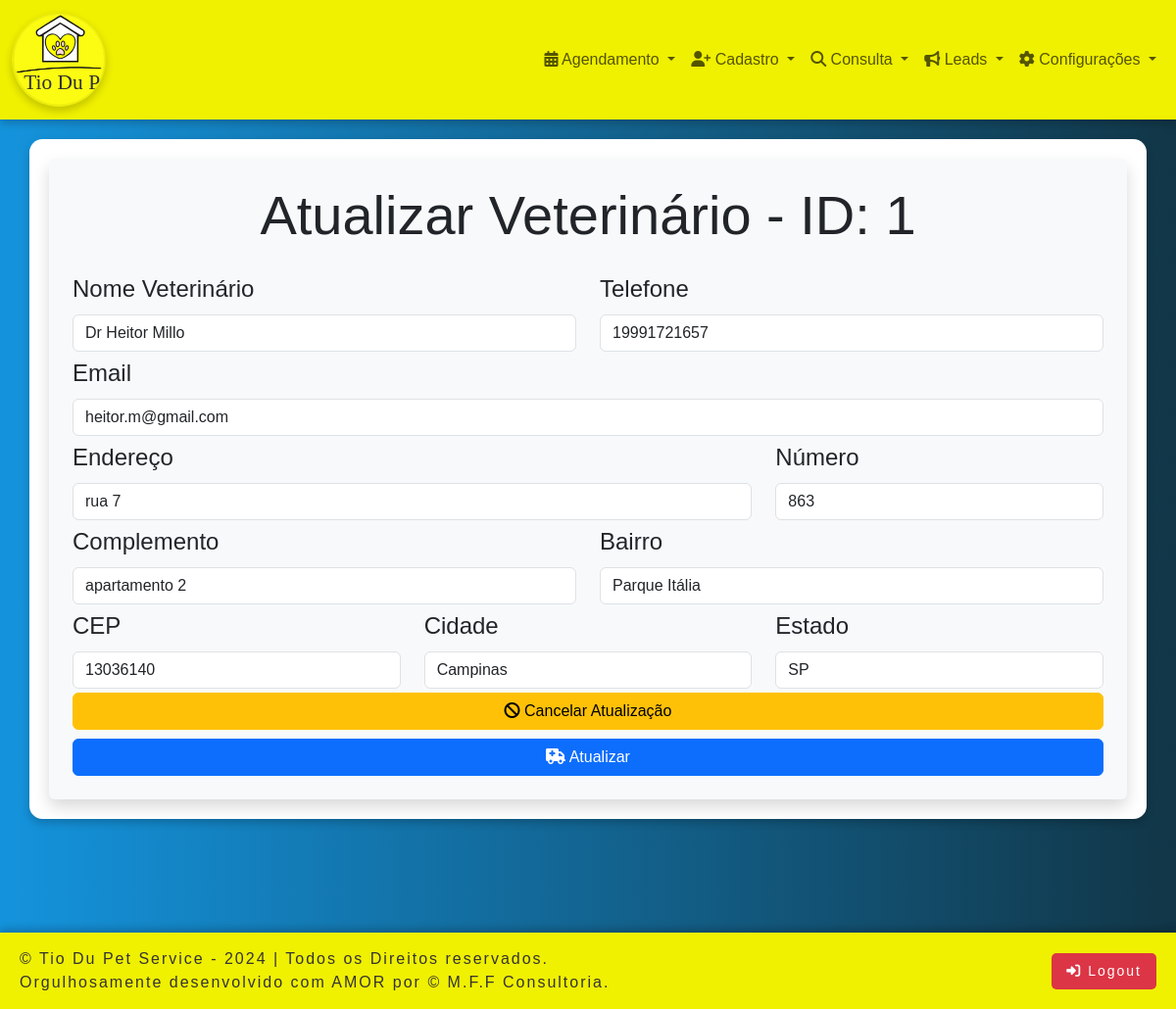
/office/veterinario_atualizar.php?id=1 (signed in), run on the app's committed database.
### tables this page shows
CREATE TABLE `veterinario` (
  `id` int(10) NOT NULL,
  `nome` varchar(100) NOT NULL,
  `telefone` varchar(13) NOT NULL,
  `email` varchar(100) NOT NULL,
  `endereco` varchar(100) DEFAULT NULL,
  `numero` varchar(10) DEFAULT NULL,
  `complemento` varchar(20) DEFAULT NULL,
  `bairro` varchar(50) NOT NULL,
  `cep` varchar(10) NOT NULL,
  `cidade` varchar(50) NOT NULL,
  `estado` varchar(2) NOT NULL
);

### office/veterinario_atualizar.php (the view, shortened to what this page needs)
<?php
include 'office_header.php';
include 'conexaoAction.php';
$veterinario_id = $_GET['id'];
$sql = "SELECT * FROM veterinario WHERE id = $veterinario_id";
$resultado = $conexao->query($sql);
if ($resultado->num_rows > 0) {
    $row = $resultado->fetch_assoc();
} else {
    echo "<div class='container'><p class='text-danger text-center'>Veterinário não encontrado.</p></div>";
    exit;
}
?>
<head>
</head>
<body>
<div class="container-centered container d-flex justify-content-center align-items-center">
    <div class="form-container col-md-8 bg-light p-4 rounded shadow">
        <h1 class="text-center mb-4 display-4">Atualizar Veterinário - ID: <?php echo $veterinario_id; ?></h1>
        <form id="atualizarveterinarioForm">
            <div class="row mb-1">
                <div class="col-md-6">
                    <label for="txtNome" class="form-label">Nome Veterinário</label>
                    <input name="txtNome" id="txtNome" type="text" class="form-control" value="<?php echo htmlspecialchars($row['nome']); ?>" required>
                </div>
                <div class="col-md-6">
                    <label for="txtTelefone" class="form-label">Telefone</label>
                    <input name="txtTelefone" id="txtTelefone" type="text" class="form-control" value="<?php echo htmlspecialchars($row['telefone']); ?>" required>
                </div>
            </div>
            <div class="row mb-1">
                <div class="col-md-12">
                    <label for="txtEmail" class="form-label">Email</label>
                    <input name="txtEmail" id="txtEmail" type="email" class="form-control" value="<?php echo htmlspecialchars($row['email']); ?>" required>
                </div>
            </div>
            <div class="row mb-1">
                <div class="col-md-8">
                    <label for="txtEndereco" class="form-label">Endereço</label>
                    <input name="txtEndereco" id="txtEndereco" type="text" class="form-control" value="<?php echo htmlspecialchars($row['endereco']); ?>" required>
                </div>
                <div class="col-md-4">
                    <label for="txtNumero" class="form-label">Número</label>
                    <input name="txtNumero" id="txtNumero" type="number" class="form-control" value="<?php echo htmlspecialchars($row['numero']); ?>" required>
                </div>
            </div>
            <div class="row mb-1">
                <div class="col-md-6">
                    <label for="txtComplemento" class="form-label">Complemento</label>
                    <input name="txtComplemento" id="txtComplemento" type="text" class="form-control" value="<?php echo htmlspecialchars($row['complemento']); ?>">
                </div>
                <div class="col-md-6">
                    <label for="txtBairro" class="form-label">Bairro</label>
                    <input name="txtBairro" id="txtBairro" type="text" class="form-control" value="<?php echo htmlspecialchars($row['bairro']); ?>" required>
                </div>
            </div>
            <div class="row mb-1">
                <div class="col-md-4">
                    <label for="txtCep" class="form-label">CEP</label>
                    <input name="txtCep" id="txtCep" type="text" class="form-control" value="<?php echo htmlspecialchars($row['cep']); ?>" required>
                </div>
                <div class="col-md-4">
                    <label for="txtCidade" class="form-label">Cidade</label>
                    <input name="txtCidade" id="txtCidade" type="text" class="form-control" value="<?php echo htmlspecialchars($row['cidade']); ?>" required>
                </div>
                <div class="col-md-4">
                    <label for="txtEstado" class="form-label">Estado</label>
                    <input name="txtEstado" id="txtEstado" type="text" class="form-control" value="<?php echo htmlspecialchars($row['estado']); ?>" required>
                </div>
            </div>
            <div class="text-center">
                <a href="veterinario_listar.php" class="btn btn-warning w-100 mb-2">
                    <i class="fa fa-ban"></i> Cancelar Atualização
                </a>
                <button type="submit" name="btnAtualizar" class="btn btn-primary w-100">
                    <i class="fa fa-ambulance"></i> Atualizar
                </button>
            </div>
        </form>
    </div>
</div>
</body>
<?php
include 'footer.php';
?>

### office/office_style.css (style rules this page uses)
.container-centered { display: flex; justify-content: center; align-items: center; padding: 20px; margin: 20px auto; background-color: #fff; box-shadow: 0 4px 8px rgba(0, 0, 0, 0.2); border-radius: 10pt; font-size:x-large; }
.form-container { width: 100%; background-color: #f8f9fa; padding: 30px; border-radius: 10px; box-shadow: 0px 4px 12px rgba(0, 0, 0, 0.1); }

### office/office_header.php (style rules this page uses)
body { background: linear-gradient(to right, rgb(20, 147, 220), rgb(17, 54, 71)); margin: 0; font-family: sans-serif; font-size: 1rem; }

### office/footer.php (style rules this page uses)
body, html { height: 100%; display: flex; flex-direction: column; margin: 0; }

### data on the page
veterinario: txtNome "Dr Heitor Millo", txtTelefone "19991721657", txtEmail "heitor.m@gmail.com", txtEndereco "rua 7", txtNumero "863", txtComplemento "apartamento 2", txtBairro "Parque Itália", txtCep "13036140", txtCidade "Campinas", txtEstado "SP"

### other printed values
$veterinario_id "1"
